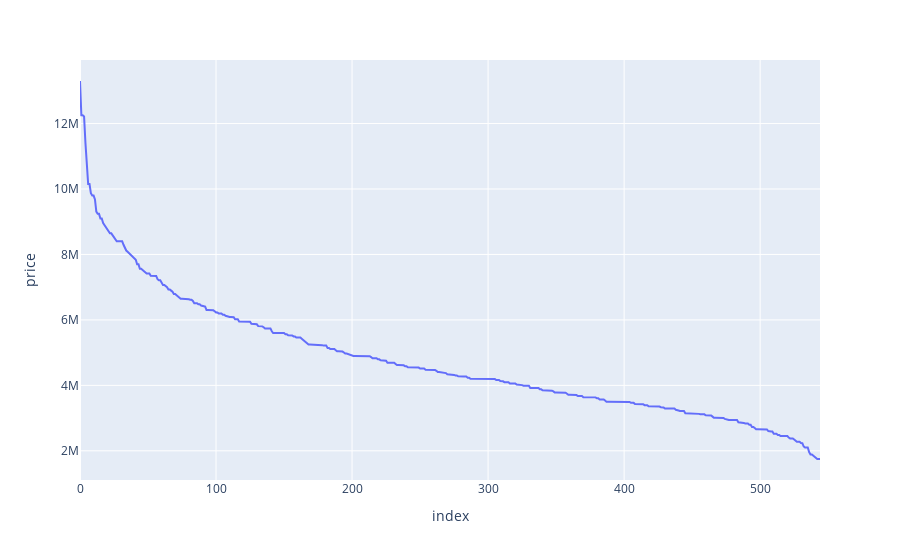

Write notebook code for a chart like this one.
### Markdown cell above
- Dependant Variable : "PRICE",
- Indpendent Variable: "area","bedrooms","bathrooms","stories","parking"

### Code cell
px.line(df,df.index,"price")

### Figure 1 — Plotly figure (JSON) as saved in the notebook; plotly's stock layout.template omitted (floating-point values rounded to 4 significant figures; data arrays with more than 128 entries replaced by an {"elided": "..."} marker saying what was removed)
{"data": [{"hovertemplate": "index=%{x}<br>price=%{y}<extra></extra>", "legendgroup": "", "line": {"color": "#636efa", "dash": "solid"}, "marker": {"symbol": "circle"}, "mode": "lines", "name": "", "orientation": "v", "showlegend": false, "type": "scatter", "x": {"elided": "545 int values"}, "xaxis": "x", "y": {"elided": "545 int values"}, "yaxis": "y"}], "layout": {"legend": {"tracegroupgap": 0}, "margin": {"t": 60}, "xaxis": {"anchor": "y", "domain": [0, 1], "title": {"text": "index"}}, "yaxis": {"anchor": "x", "domain": [0, 1], "title": {"text": "price"}}}}
